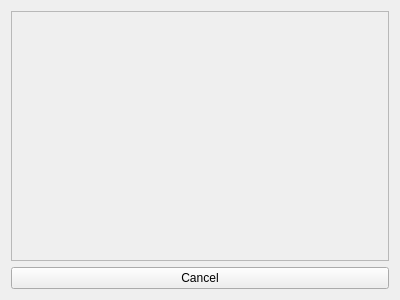
<?xml version="1.0" encoding="UTF-8"?>
<ui version="4.0">
 <class>AudioSourceSelector</class>
 <widget class="QWidget" name="AudioSourceSelector">
  <property name="geometry">
   <rect>
    <x>0</x>
    <y>0</y>
    <width>400</width>
    <height>300</height>
   </rect>
  </property>
  <property name="windowTitle">
   <string>Audio Source Selector</string>
  </property>
  <layout class="QVBoxLayout" name="verticalLayout_2">
   <item>
    <widget class="QScrollArea" name="scrollArea">
     <property name="widgetResizable">
      <bool>true</bool>
     </property>
     <widget class="QWidget" name="scrollAreaWidgetContents">
      <property name="geometry">
       <rect>
        <x>0</x>
        <y>0</y>
        <width>380</width>
        <height>252</height>
       </rect>
      </property>
      <layout class="QVBoxLayout" name="verticalLayout"/>
     </widget>
    </widget>
   </item>
   <item>
    <widget class="QPushButton" name="pushButtonCancel">
     <property name="text">
      <string>Cancel</string>
     </property>
    </widget>
   </item>
  </layout>
 </widget>
 <resources/>
 <connections/>
</ui>
